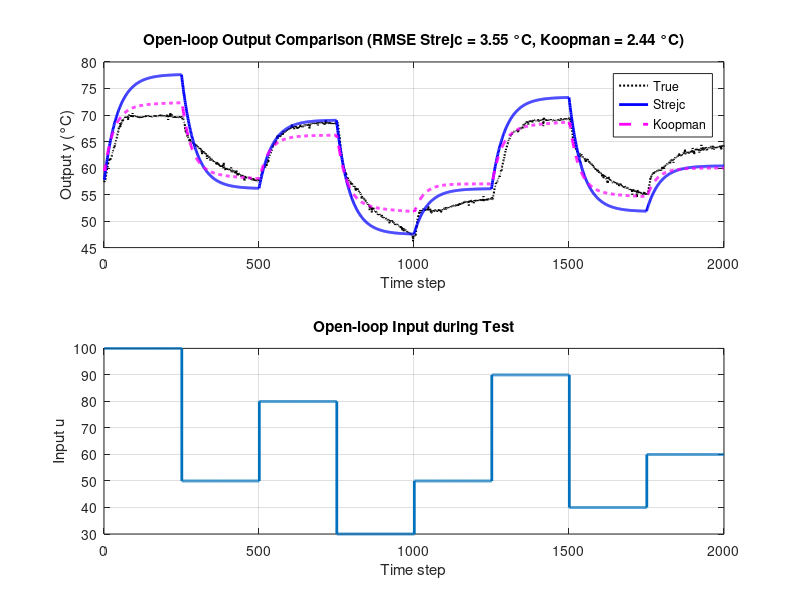

Here is the MATLAB script that generated this plot:
clc; clear; close all

%% ----------------------------
% LOAD DATA (open-loop predictions)
% ----------------------------

% Load Strejc open loop
load('strejc_open_loop_comparison_data.mat', 'y_open_desc', 'y_true', 'u_open_desc', 'time');
y_open_strejc = y_open_desc(:);
u_open_strejc = u_open_desc(:);
y_true_open = y_true(:);

% Load Koopman open loop
load('koopman_open_loop_comparison.mat', 'y_koopman_desc');
y_open_koopman = y_koopman_desc(:);

%% ----------------------------
% METRICS CALCULATION
% ----------------------------

y_open_strejc = y_open_strejc(2:end);
y_open_koopman = y_open_koopman(2:end);

% RMSE Open loop
rmse_open_strejc = sqrt(mean((y_open_strejc - y_true_open).^2));
rmse_open_koopman = sqrt(mean((y_open_koopman - y_true_open).^2));

% ISE Open loop
ise_open_strejc = sum((y_open_strejc - y_true_open).^2);
ise_open_koopman = sum((y_open_koopman - y_true_open).^2);

%% ----------------------------
% PLOTS
% ----------------------------

figure('Name','Open-loop Identification','NumberTitle','off');
subplot(2,1,1)
plot(y_true_open, 'k:', 'LineWidth', 1.5); hold on;
plot(y_open_strejc, 'b-', 'LineWidth', 2);
plot(y_open_koopman, 'm--', 'LineWidth', 2);
legend('True','Strejc','Koopman');
xlabel('Time step'); ylabel('Output y (°C)');
title(sprintf('Open-loop Output Comparison (RMSE Strejc = %.2f °C, Koopman = %.2f °C)', rmse_open_strejc, rmse_open_koopman));
grid on;

subplot(2,1,2)
stairs(u_open_strejc, 'LineWidth', 2);
xlabel('Time step'); ylabel('Input u');
title('Open-loop Input during Test');
grid on;

%% ----------------------------
% SUMMARY
% ----------------------------
fprintf('\n==== OPEN LOOP IDENTIFICATION RESULTS ====\n');
fprintf('RMSE Strejc:   %.2f °C\n', rmse_open_strejc);
fprintf('RMSE Koopman:  %.2f °C\n', rmse_open_koopman);
fprintf('ISE Strejc:    %.2f\n', ise_open_strejc);
fprintf('ISE Koopman:   %.2f\n', ise_open_koopman);
fprintf('===========================================\n');
